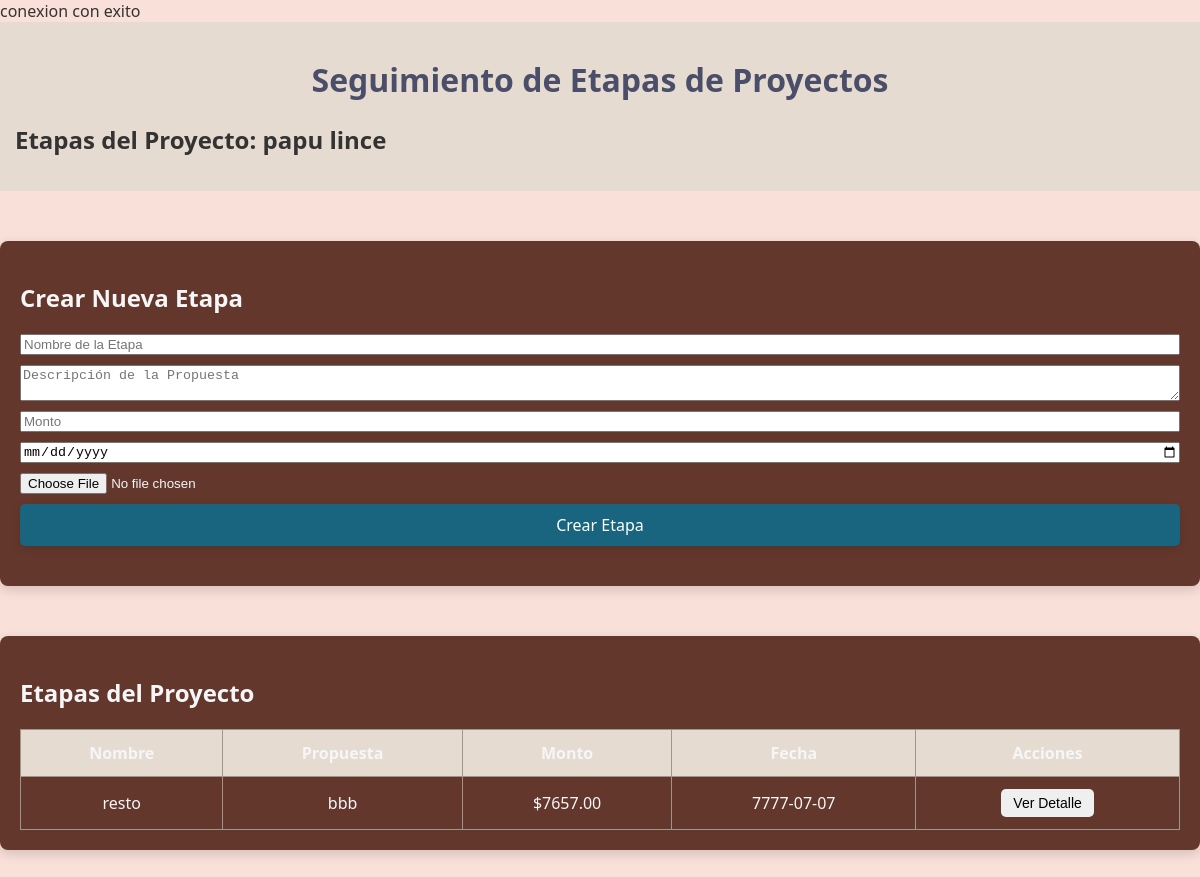
Page /etapas.php?proyecto_id=10 (signed in) on the committed database.
### tables this page shows
CREATE TABLE `proyectos` (
  `id` int(11) NOT NULL,
  `nombre` varchar(255) NOT NULL,
  `estado` varchar(50) NOT NULL,
  `contrato` varchar(255) DEFAULT NULL,
  `propuesta` text DEFAULT NULL,
  `monto` decimal(10,2) NOT NULL,
  `fecha_creacion` timestamp NOT NULL DEFAULT current_timestamp(),
  `fecha_aprobacion` timestamp NULL DEFAULT NULL,
  `fecha_de_creacion` timestamp NOT NULL DEFAULT current_timestamp(),
  `fecha_de_aprobacion` timestamp NULL DEFAULT NULL
);

CREATE TABLE `etapas` (
  `id` int(11) NOT NULL,
  `proyecto_id` int(11) NOT NULL,
  `nombre` varchar(100) NOT NULL,
  `propuesta` text DEFAULT NULL,
  `monto` decimal(10,2) NOT NULL,
  `fecha` date NOT NULL,
  `estado` varchar(50) NOT NULL DEFAULT 'pendiente',
  `archivo` varchar(255) DEFAULT NULL
);

### etapas.php (the view, shortened to what this page needs)
<?php
include 'db.php';
if (isset($_GET['proyecto_id'])) {
    $proyecto_id = $_GET['proyecto_id'];
} else {
    echo "No se especificó un proyecto.";
    exit();
}
$query = "SELECT nombre FROM proyectos WHERE id = ?";
$stmt = $conn->prepare($query);
$stmt->bind_param("i", $proyecto_id);
$stmt->execute();
$result = $stmt->get_result();
if ($result->num_rows > 0) {
    $proyecto = $result->fetch_assoc();
    $nombre_proyecto = $proyecto['nombre'];
} else {
    echo "Proyecto no encontrado.";
    exit();
}
?>
<!DOCTYPE html>
<html lang="es">
<head>
    <link rel="stylesheet" href="styles.css">
</head>
<body>
<header>
    <h1>Seguimiento de Etapas de Proyectos</h1>
    <h2>Etapas del Proyecto: <?php echo $nombre_proyecto; ?></h2>
</header>
<div class="container">
    <?php if ($_SESSION['role'] == 'admin'): ?>
        <h2>Crear Nueva Etapa</h2>
        <form action='crear_etapa.php' method='POST' enctype="multipart/form-data">
            <input type='text' name='nombre' placeholder='Nombre de la Etapa' required>
            <textarea name='propuesta' placeholder='Descripción de la Propuesta'></textarea>
            <input type='number' step='0.01' name='monto' placeholder='Monto' required>
            <input type='date' name='fecha' required>
            <input type="file" name="archivo">
            <button type='submit'>Crear Etapa</button>
        </form>
    <?php endif; ?>
</div>
<div class="container2">
    <h2>Etapas del Proyecto</h2>
    <table>
        <thead>
            <tr>
                <th>Nombre</th>
                <th>Propuesta</th>
                <th>Monto</th>
                <th>Fecha</th>
                <th>Acciones</th>
            </tr>
        </thead>
        <tbody>
            <?php
            $query = "SELECT id, nombre, propuesta, monto, fecha, archivo
                      FROM etapas
                      WHERE proyecto_id = ?";
            $stmt = $conn->prepare($query);
            $stmt->bind_param("i", $proyecto_id);
            $stmt->execute();
            $result = $stmt->get_result();
            if ($result->num_rows > 0) {
                while ($row = $result->fetch_assoc()) {
                    echo "<tr>
                            <td>{$row['nombre']}</td>
                            <td>{$row['propuesta']}</td>
                            <td>\${$row['monto']}</td>
                            <td>{$row['fecha']}</td>
                            <td>
                                <button onclick=\"mostrarDetalleEtapa(
                                    '{$row['nombre']}',
                                    '{$row['propuesta']}',
                                    '{$row['monto']}',
                                    '{$row['fecha']}',
                                    '{$row['archivo']}'
                                )\">Ver Detalle</button>
                            </td>
                          </tr>";
                }
            } else {
                echo "<tr><td colspan='5'>No hay etapas registradas para este proyecto</td></tr>";
            }
            ?>
        </tbody>
    </table>
</div>
</body>
</html>

### styles.css (style rules this page uses)
body { font-family: 'Segoe UI', Tahoma, Geneva, Verdana, sans-serif; background-color: #F9E0D9; color: #333; margin: 0; }
.container { min-width: 1000px; margin: 50px auto; padding: 20px; background-color: #63372C; color: #F4F6F8; border-radius: 8px; box-shadow: 0 4px 12px rgba(0, 0, 0, 0.15); }
.container2 { margin-bottom: 50px; padding: 20px; background-color: #63372C; color: #F4F6F8; border-radius: 8px; box-shadow: 0 4px 12px rgba(0, 0, 0, 0.15); }
header { background-color:#E6DBD0 ; padding: 15px; }
h1 { text-align: center; color: #4A4E69; font-weight: bold; }
form { display: flex; flex-direction: column; gap: 10px; margin-bottom: 20px; }
form button { background-color: #19647E; color: white; cursor: pointer; font-family: inherit; padding: 10px; font-size: 16px; border: none; border-radius: 5px; width: 100%; box-shadow: 0 3px 8px rgba(0, 0, 0, 0.1); transition: background-color 0.3s ease; }
table { width: 100%; border-collapse: collapse; margin-top: 20px; }
th, td { border: 1px solid #9e958b; padding: 12px; text-align: center; }
th { background-color: #E6DBD0; color: #F4F6F8; }
td { color: #F4F6F8; }
button { padding: 6px 12px; border: none; border-radius: 5px; cursor: pointer; font-size: 14px; }

### rows in the picture
proyectos: nombre "papu lince"
etapas: nombre "resto", propuesta "bbb", monto "7657.00", fecha "7777-07-07"
